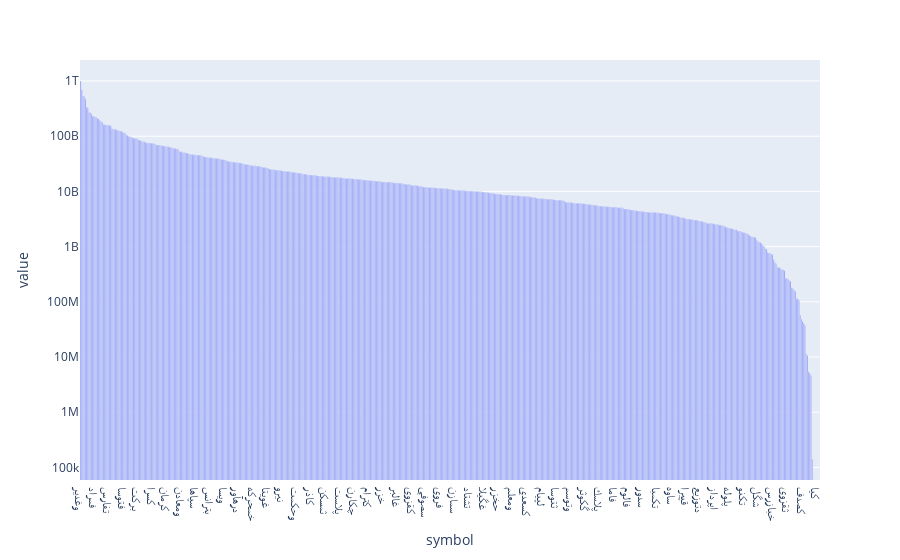

Write notebook code for a chart like this one.
### Markdown cell above
<p dir=rtl style="direction: rtl;text-align: right;line-height:200%;font-family:vazir;font-size:medium">
<font face="vazir" size=3>
نمودار میله ای رسم کنید که محور 
<code>x</code>
آن ستون
<code>symbol</code>
و محور
<code>y</code>
ستون
<code>value</code>
به صورت مرتب شده باشد.
برای مرتب کردن میتوانید از 
<code>sort_values</code>
استفاده کنید.
</font>
</p>

### Code cell
value_bar = px.__(...,
           x=... , y=..., log_y=True)
value_bar.show()

### Figure 1 — Plotly figure (JSON) as saved in the notebook; plotly's stock layout.template omitted (floating-point values rounded to 4 significant figures; data arrays with more than 128 entries replaced by an {"elided": "..."} marker saying what was removed)
{"data": [{"alignmentgroup": "True", "hovertemplate": "symbol=%{x}<br>value=%{y}<extra></extra>", "legendgroup": "", "marker": {"color": "#636efa", "pattern": {"shape": ""}}, "name": "", "offsetgroup": "", "orientation": "v", "showlegend": false, "textposition": "auto", "type": "bar", "x": {"elided": "615 str values"}, "xaxis": "x", "y": {"elided": "615 int values"}, "yaxis": "y"}], "layout": {"barmode": "relative", "legend": {"tracegroupgap": 0}, "margin": {"t": 60}, "xaxis": {"anchor": "y", "domain": [0, 1], "title": {"text": "symbol"}}, "yaxis": {"anchor": "x", "domain": [0, 1], "title": {"text": "value"}, "type": "log"}}}
